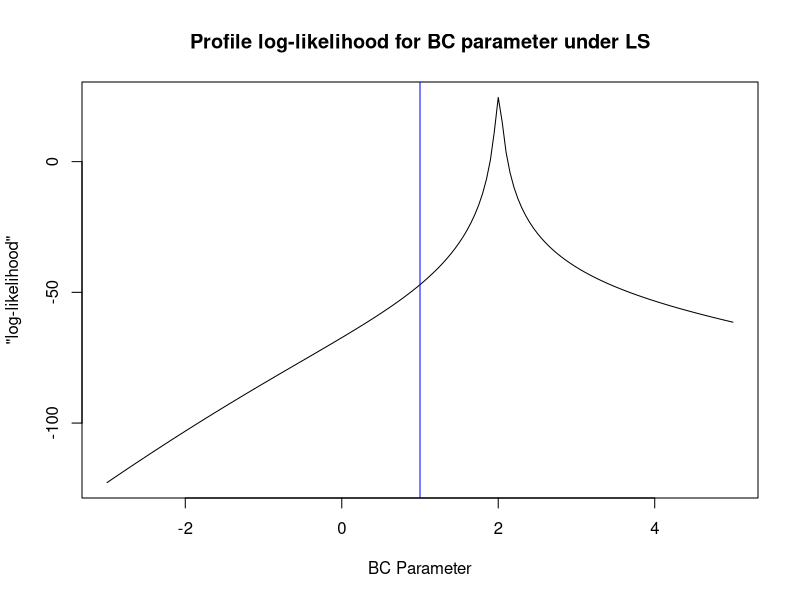
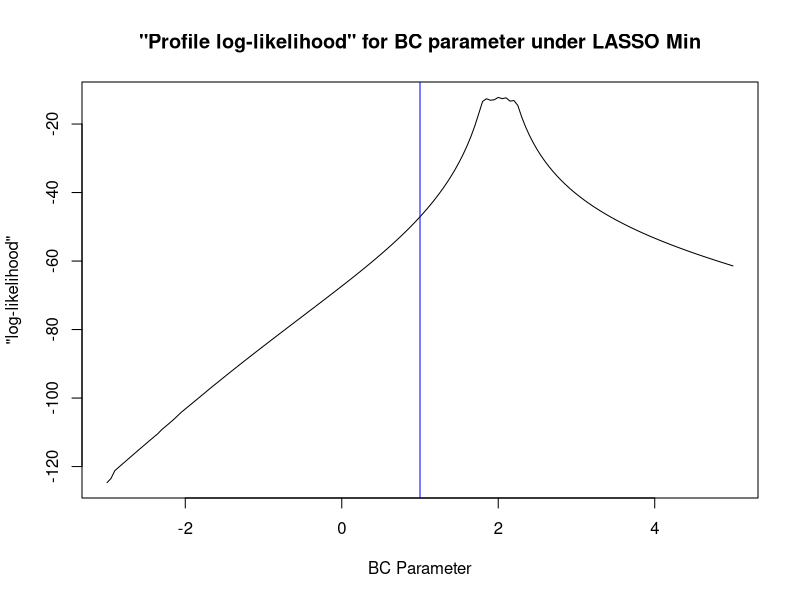
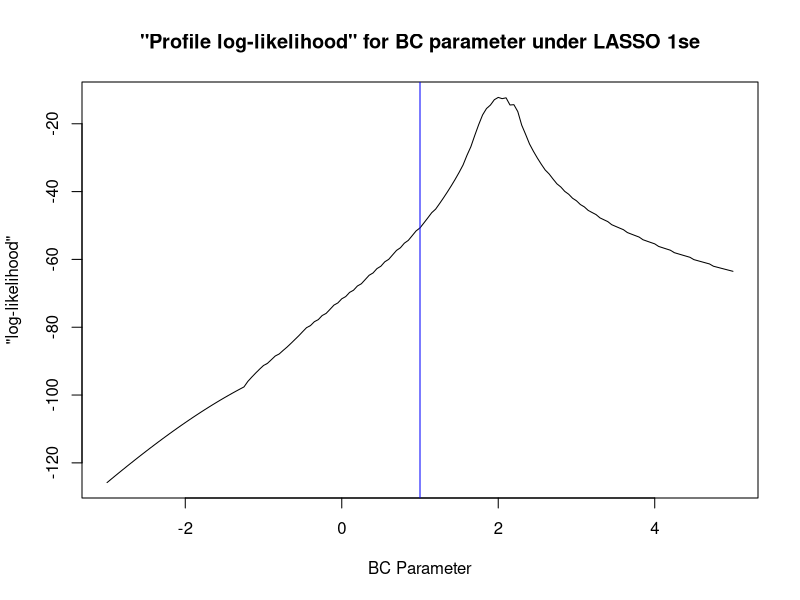
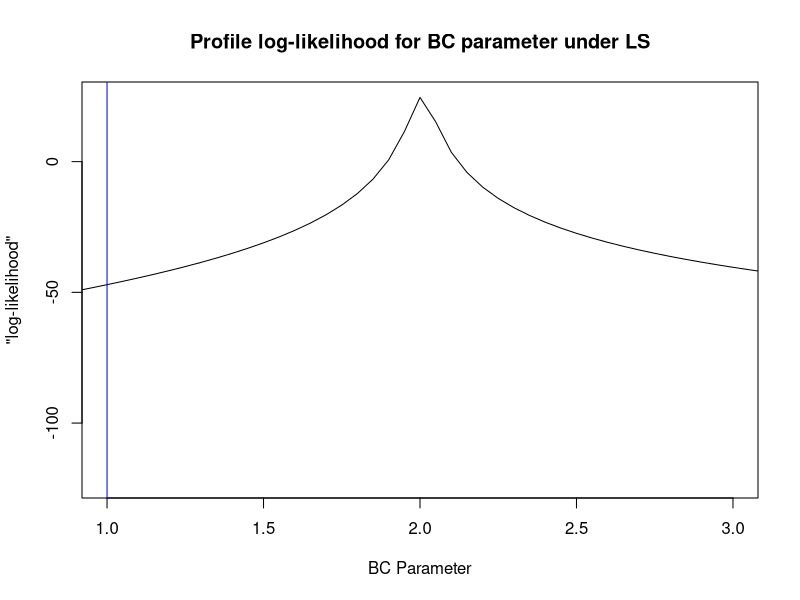
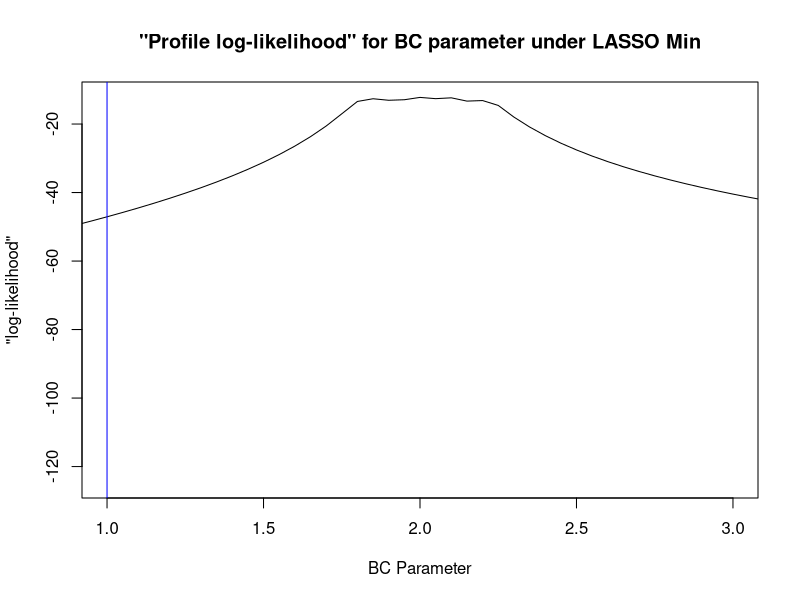
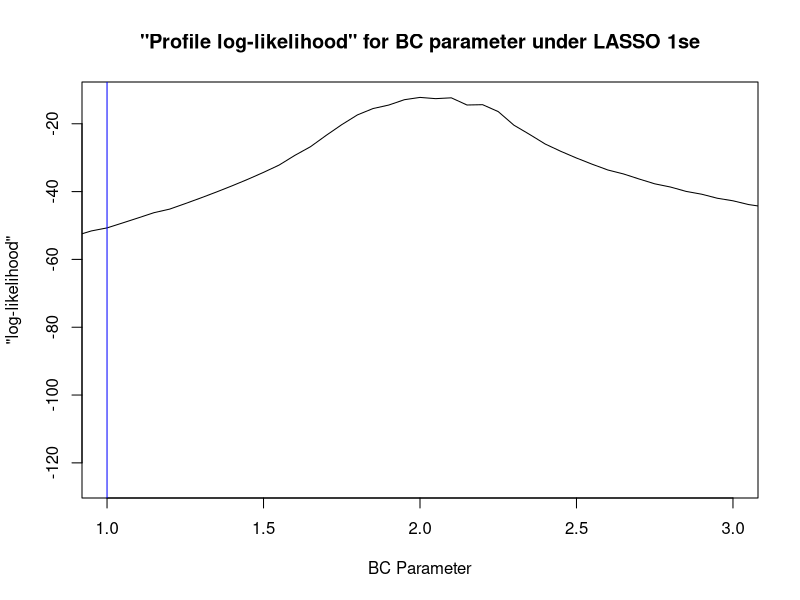
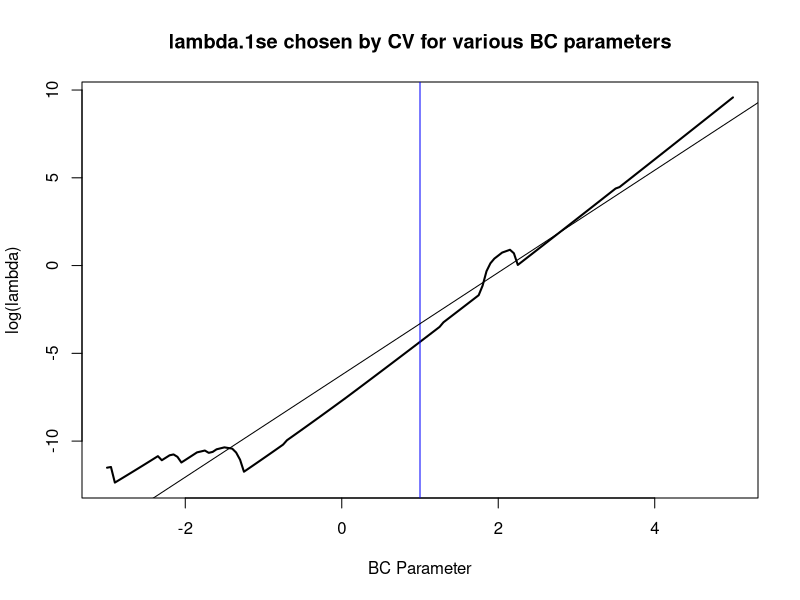
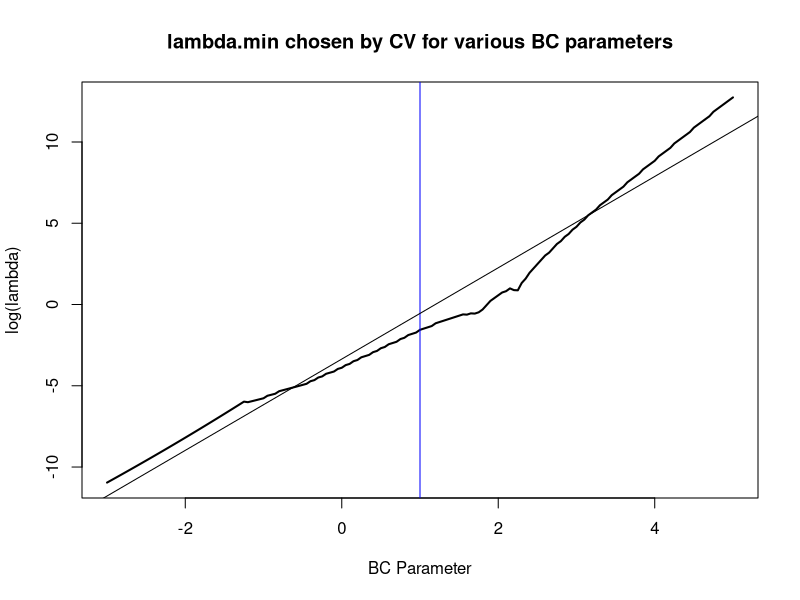

Reproduce these figures in R, in order.
library(MASS)
library(glmnet)
library(pbapply)
library(grDevices)

set.seed(96533752)

M = 5 #Number of times to replicate simulation

n = 100
p = 10
sigma = 1
gamma.0 = 2

#Smallest and largest gamma candidates
gamma.min = -3
gamma.max = 5
#Step size for gamma candidates
gamma.step = 0.05
Gammas = seq(gamma.min, gamma.max, gamma.step)
len.G = length(Gammas)

### Store all profile likelihoods
### Dimensions are:
### Type = LS, LASSO Min or LASSO 1se
### Iteration
### Gamma (i.e. BC parameter)
pr.lik.collection = array(0, dim = c(3, M, len.G))

for(j in seq_len(M)){
  set.seed(100*5^j)
  
  all.lambdas = c()
  
  #source(Roboflavin_Investigation.R)
  profile.lik = function(gamma, X, Y){
    n = length(Y)
    Y.new = BC(Y, gamma)
    fit = lm(Y.new ~ X)
    sse = sum((fit$residuals)^2)
    lik = -n*log(sse)/2
    Jacob = (gamma - 1) * sum(log(Y))
    lik = lik + Jacob
    return(lik)
  }
  
  profile.lik.lasso = function(gamma, X, Y, folds=NULL){
    n = length(Y)
    Y.new = BC(Y, gamma)
    if(is.null(folds)){
      fit.cv = cv.glmnet(X, Y.new)
    } else{
      fit.cv = cv.glmnet(X, Y.new, foldid = folds)
    }
    all.lambdas <<- cbind(all.lambdas, c(fit.cv$lambda.min,
                                         fit.cv$lambda.1se))
    Y.hat.min = predict(fit.cv, X, s = "lambda.min")
    Y.hat.1se = predict(fit.cv, X, s = "lambda.1se")
    resid.min = Y.new - Y.hat.min
    resid.1se = Y.new - Y.hat.1se
    sse.min = sum((resid.min)^2)
    sse.1se = sum((resid.1se)^2)
    lik.min = -n*log(sse.min)/2
    lik.1se = -n*log(sse.1se)/2
    Jacob = (gamma - 1) * sum(log(Y))
    lik.min = lik.min + Jacob
    lik.1se = lik.1se + Jacob
    output = c(lik.min, lik.1se)
    return(output)
  }
  
  #Returns a vector that the BC transform (with par. gamma) maps to Y
  #Note: Does not account for negative values
  inv.BC = function(Y, gamma){
    if(gamma == 0){
      return(exp(Y))
    } else{
      Z = 1 + gamma*Y
      Z = Z^(1/gamma)
      return(Z)
    }
  }
  
  #Returns the BC transformation of Y with par. gamma
  #Note: Does not account for negative values
  BC = function(Y, gamma){
    if(gamma ==0){
      return(log(Y))
    } else{
      Z = Y^gamma
      Z = (Z - 1)/gamma
      return(Z)
    }
  }
  
  
  
  
  
  X = matrix(rnorm(n*p, 10, 10), nrow = n, ncol = p)
  beta = 1:p
  mu.Y.raw = X %*% beta
  mu.Y = mu.Y.raw + 10*abs(min(mu.Y.raw))
  Y = mu.Y + rnorm(n, 0, sigma)
  
  Z = inv.BC(Y, gamma.0)
  
  # plot(X, Y)
  # plot(X, Z)
  
  
  
  all.likelihoods = sapply(seq_along(Gammas),function(i){
    this.gamma = Gammas[i]
    this.lik = profile.lik(this.gamma, X, Z)
    return(this.lik)
  })
  
  pr.lik.collection[1,j,] = all.likelihoods
  
  ### Get CV folds
  fit.lasso = cv.glmnet(X, Y, keep=T)
  folds = fit.lasso$foldid
  
  all.lik.lasso = pbsapply(seq_along(Gammas),function(i){
    this.gamma = Gammas[i]
    this.lik = profile.lik.lasso(this.gamma, X, Z, folds)
    return(this.lik)
  })
  
  pr.lik.collection[2:3,j,] = all.lik.lasso
  
  
  ### Compute mean and SE within each parameter setting
  pr.lik.means = apply(pr.lik.collection, c(1,3), mean)
  pr.lik.sd = apply(pr.lik.collection, c(1,3), function(W){
    return(sd(W)/sqrt(length(W)))
  })
  
  
  ### Plot "log-likelihood function" using residuals from
  ### lm and from LASSO
  plot(Gammas, pr.lik.means[1,], type="l",# ylim = c(-625, -200),
       xlab = "BC Parameter", ylab = "\"log-likelihood\"",
       main = "Profile log-likelihood for BC parameter under LS")
  abline(v = 1, lwd = 1, col = "blue")
  
  plot(Gammas, pr.lik.means[2,], type = "l",# ylim = c(-625, -200),
       xlab = "BC Parameter", ylab = "\"log-likelihood\"",
       main = "\"Profile log-likelihood\" for BC parameter under LASSO Min")
  abline(v = 1, lwd = 1, col = "blue")
  
  plot(Gammas, pr.lik.means[3,], type = "l",# ylim = c(-625, -200),
       xlab = "BC Parameter", ylab = "\"log-likelihood\"",
       main = "\"Profile log-likelihood\" for BC parameter under LASSO 1se")
  abline(v = 1, lwd = 1, col = "blue")
  
  
  ### Plot "log-likelihood function" using residuals from
  ### lm and from LASSO focused around the maximum
  plot(Gammas, pr.lik.means[1,], type="l",
       xlim = c(gamma.0 - 1, gamma.0 + 1),
       xlab = "BC Parameter", ylab = "\"log-likelihood\"",
       main = "Profile log-likelihood for BC parameter under LS")
  abline(v = 1, lwd = 1, col = "blue")
  
  plot(Gammas, pr.lik.means[2,], type = "l",
       xlim = c(gamma.0 - 1, gamma.0 + 1),
       xlab = "BC Parameter", ylab = "\"log-likelihood\"",
       main = "\"Profile log-likelihood\" for BC parameter under LASSO Min")
  abline(v = 1, lwd = 1, col = "blue")
  
  plot(Gammas, pr.lik.means[3,], type = "l",
       xlim = c(gamma.0 - 1, gamma.0 + 1),
       xlab = "BC Parameter", ylab = "\"log-likelihood\"",
       main = "\"Profile log-likelihood\" for BC parameter under LASSO 1se")
  abline(v = 1, lwd = 1, col = "blue")
  
  
  
  ### Model log(lambda) ~ BC par. using linear regression
  ### Plot results
  fit.1se = lm(log(all.lambdas[1,]) ~ Gammas)
  plot(Gammas, log(all.lambdas[1,]), type="l", lwd=2,
       xlab = "BC Parameter", ylab = "log(lambda)",
       main = "lambda.1se chosen by CV for various BC parameters")
  abline(v = 1, lwd = 1, col = "blue")
  abline(fit.1se)
  
  
  fit.min = lm(log(all.lambdas[2,]) ~ Gammas)
  plot(Gammas, log(all.lambdas[2,]), type="l", lwd=2,
       xlab = "BC Parameter", ylab = "log(lambda)",
       main = "lambda.min chosen by CV for various BC parameters")
  # abline(v = c(0.55, 1.45), lwd = 2, col = "red")
  abline(v = 1, lwd = 1, col = "blue")
  abline(fit.min)
  
  
}
